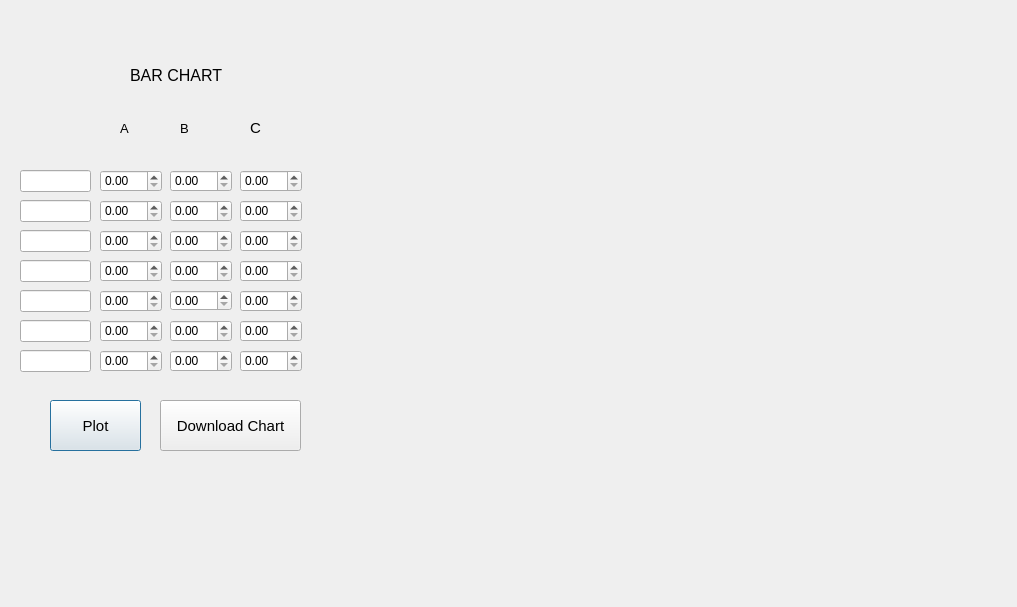
<?xml version="1.0" encoding="UTF-8"?>
<ui version="4.0">
 <class>Dialog4</class>
 <widget class="QDialog" name="Dialog4">
  <property name="geometry">
   <rect>
    <x>0</x>
    <y>0</y>
    <width>1017</width>
    <height>607</height>
   </rect>
  </property>
  <property name="windowTitle">
   <string>Dialog</string>
  </property>
  <widget class="QCustomPlot" name="plot" native="true">
   <property name="geometry">
    <rect>
     <x>350</x>
     <y>40</y>
     <width>621</width>
     <height>511</height>
    </rect>
   </property>
  </widget>
  <widget class="QPushButton" name="plot2_btn">
   <property name="geometry">
    <rect>
     <x>50</x>
     <y>400</y>
     <width>91</width>
     <height>51</height>
    </rect>
   </property>
   <property name="font">
    <font>
     <pointsize>11</pointsize>
    </font>
   </property>
   <property name="text">
    <string>Plot</string>
   </property>
  </widget>
  <widget class="QDoubleSpinBox" name="input_1">
   <property name="geometry">
    <rect>
     <x>100</x>
     <y>170</y>
     <width>62</width>
     <height>22</height>
    </rect>
   </property>
  </widget>
  <widget class="QDoubleSpinBox" name="input_2">
   <property name="geometry">
    <rect>
     <x>100</x>
     <y>200</y>
     <width>62</width>
     <height>22</height>
    </rect>
   </property>
  </widget>
  <widget class="QDoubleSpinBox" name="input_3">
   <property name="geometry">
    <rect>
     <x>100</x>
     <y>230</y>
     <width>62</width>
     <height>22</height>
    </rect>
   </property>
  </widget>
  <widget class="QDoubleSpinBox" name="input_4">
   <property name="geometry">
    <rect>
     <x>100</x>
     <y>260</y>
     <width>62</width>
     <height>22</height>
    </rect>
   </property>
  </widget>
  <widget class="QDoubleSpinBox" name="input_5">
   <property name="geometry">
    <rect>
     <x>100</x>
     <y>290</y>
     <width>62</width>
     <height>22</height>
    </rect>
   </property>
  </widget>
  <widget class="QDoubleSpinBox" name="input_6">
   <property name="geometry">
    <rect>
     <x>100</x>
     <y>320</y>
     <width>62</width>
     <height>22</height>
    </rect>
   </property>
  </widget>
  <widget class="QDoubleSpinBox" name="input_7">
   <property name="geometry">
    <rect>
     <x>100</x>
     <y>350</y>
     <width>62</width>
     <height>22</height>
    </rect>
   </property>
  </widget>
  <widget class="QDoubleSpinBox" name="b_1">
   <property name="geometry">
    <rect>
     <x>170</x>
     <y>170</y>
     <width>62</width>
     <height>22</height>
    </rect>
   </property>
  </widget>
  <widget class="QDoubleSpinBox" name="b_2">
   <property name="geometry">
    <rect>
     <x>170</x>
     <y>200</y>
     <width>62</width>
     <height>22</height>
    </rect>
   </property>
  </widget>
  <widget class="QDoubleSpinBox" name="b_3">
   <property name="geometry">
    <rect>
     <x>170</x>
     <y>230</y>
     <width>62</width>
     <height>22</height>
    </rect>
   </property>
  </widget>
  <widget class="QDoubleSpinBox" name="b_4">
   <property name="geometry">
    <rect>
     <x>170</x>
     <y>260</y>
     <width>62</width>
     <height>22</height>
    </rect>
   </property>
  </widget>
  <widget class="QDoubleSpinBox" name="b_5">
   <property name="geometry">
    <rect>
     <x>170</x>
     <y>290</y>
     <width>62</width>
     <height>21</height>
    </rect>
   </property>
  </widget>
  <widget class="QDoubleSpinBox" name="b_6">
   <property name="geometry">
    <rect>
     <x>170</x>
     <y>320</y>
     <width>62</width>
     <height>22</height>
    </rect>
   </property>
  </widget>
  <widget class="QDoubleSpinBox" name="b_7">
   <property name="geometry">
    <rect>
     <x>170</x>
     <y>350</y>
     <width>62</width>
     <height>22</height>
    </rect>
   </property>
  </widget>
  <widget class="QDoubleSpinBox" name="c_1">
   <property name="geometry">
    <rect>
     <x>240</x>
     <y>170</y>
     <width>62</width>
     <height>22</height>
    </rect>
   </property>
  </widget>
  <widget class="QDoubleSpinBox" name="c_2">
   <property name="geometry">
    <rect>
     <x>240</x>
     <y>200</y>
     <width>62</width>
     <height>22</height>
    </rect>
   </property>
  </widget>
  <widget class="QDoubleSpinBox" name="c_3">
   <property name="geometry">
    <rect>
     <x>240</x>
     <y>230</y>
     <width>62</width>
     <height>22</height>
    </rect>
   </property>
  </widget>
  <widget class="QDoubleSpinBox" name="c_4">
   <property name="geometry">
    <rect>
     <x>240</x>
     <y>260</y>
     <width>62</width>
     <height>22</height>
    </rect>
   </property>
  </widget>
  <widget class="QDoubleSpinBox" name="c_5">
   <property name="geometry">
    <rect>
     <x>240</x>
     <y>290</y>
     <width>62</width>
     <height>22</height>
    </rect>
   </property>
  </widget>
  <widget class="QDoubleSpinBox" name="c_6">
   <property name="geometry">
    <rect>
     <x>240</x>
     <y>320</y>
     <width>62</width>
     <height>22</height>
    </rect>
   </property>
  </widget>
  <widget class="QDoubleSpinBox" name="c_7">
   <property name="geometry">
    <rect>
     <x>240</x>
     <y>350</y>
     <width>62</width>
     <height>22</height>
    </rect>
   </property>
  </widget>
  <widget class="QLabel" name="label_a">
   <property name="geometry">
    <rect>
     <x>120</x>
     <y>120</y>
     <width>55</width>
     <height>16</height>
    </rect>
   </property>
   <property name="font">
    <font>
     <pointsize>10</pointsize>
    </font>
   </property>
   <property name="text">
    <string>A</string>
   </property>
  </widget>
  <widget class="QLabel" name="label_b">
   <property name="geometry">
    <rect>
     <x>180</x>
     <y>120</y>
     <width>55</width>
     <height>16</height>
    </rect>
   </property>
   <property name="font">
    <font>
     <pointsize>10</pointsize>
    </font>
   </property>
   <property name="text">
    <string>B</string>
   </property>
  </widget>
  <widget class="QLabel" name="label_c">
   <property name="geometry">
    <rect>
     <x>250</x>
     <y>120</y>
     <width>55</width>
     <height>16</height>
    </rect>
   </property>
   <property name="font">
    <font>
     <pointsize>11</pointsize>
    </font>
   </property>
   <property name="text">
    <string>C</string>
   </property>
  </widget>
  <widget class="QLineEdit" name="lineEdit_1">
   <property name="geometry">
    <rect>
     <x>20</x>
     <y>170</y>
     <width>71</width>
     <height>22</height>
    </rect>
   </property>
   <property name="font">
    <font>
     <pointsize>9</pointsize>
    </font>
   </property>
  </widget>
  <widget class="QLineEdit" name="lineEdit_2">
   <property name="geometry">
    <rect>
     <x>20</x>
     <y>200</y>
     <width>71</width>
     <height>22</height>
    </rect>
   </property>
   <property name="font">
    <font>
     <pointsize>9</pointsize>
    </font>
   </property>
  </widget>
  <widget class="QLineEdit" name="lineEdit_3">
   <property name="geometry">
    <rect>
     <x>20</x>
     <y>230</y>
     <width>71</width>
     <height>22</height>
    </rect>
   </property>
   <property name="font">
    <font>
     <pointsize>9</pointsize>
    </font>
   </property>
  </widget>
  <widget class="QLineEdit" name="lineEdit_4">
   <property name="geometry">
    <rect>
     <x>20</x>
     <y>260</y>
     <width>71</width>
     <height>22</height>
    </rect>
   </property>
   <property name="font">
    <font>
     <pointsize>9</pointsize>
    </font>
   </property>
  </widget>
  <widget class="QLineEdit" name="lineEdit_5">
   <property name="geometry">
    <rect>
     <x>20</x>
     <y>290</y>
     <width>71</width>
     <height>22</height>
    </rect>
   </property>
   <property name="font">
    <font>
     <pointsize>9</pointsize>
    </font>
   </property>
  </widget>
  <widget class="QLineEdit" name="lineEdit_6">
   <property name="geometry">
    <rect>
     <x>20</x>
     <y>320</y>
     <width>71</width>
     <height>22</height>
    </rect>
   </property>
   <property name="font">
    <font>
     <pointsize>9</pointsize>
    </font>
   </property>
  </widget>
  <widget class="QLineEdit" name="lineEdit_7">
   <property name="geometry">
    <rect>
     <x>20</x>
     <y>350</y>
     <width>71</width>
     <height>22</height>
    </rect>
   </property>
   <property name="font">
    <font>
     <pointsize>9</pointsize>
    </font>
   </property>
  </widget>
  <widget class="QLabel" name="label">
   <property name="geometry">
    <rect>
     <x>130</x>
     <y>60</y>
     <width>121</width>
     <height>31</height>
    </rect>
   </property>
   <property name="font">
    <font>
     <pointsize>12</pointsize>
    </font>
   </property>
   <property name="text">
    <string>BAR CHART</string>
   </property>
  </widget>
  <widget class="QPushButton" name="download_btn">
   <property name="geometry">
    <rect>
     <x>160</x>
     <y>400</y>
     <width>141</width>
     <height>51</height>
    </rect>
   </property>
   <property name="font">
    <font>
     <pointsize>11</pointsize>
    </font>
   </property>
   <property name="text">
    <string>Download Chart</string>
   </property>
  </widget>
 </widget>
 <customwidgets>
  <customwidget>
   <class>QCustomPlot</class>
   <extends>QWidget</extends>
   <header>qcustomplot.h</header>
   <container>1</container>
  </customwidget>
 </customwidgets>
 <resources/>
 <connections/>
</ui>
